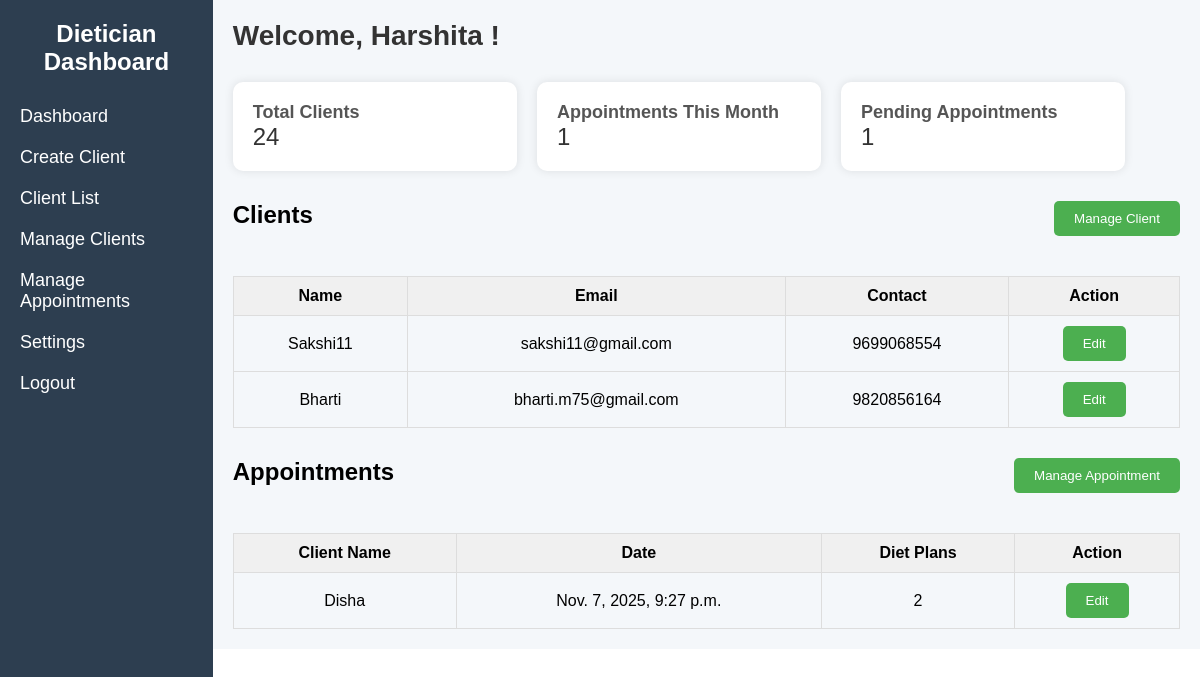
Page /dashboard/ (signed in) on the committed database.
### accounts/models.py (models this page shows, shortened)
class User(AbstractUser):
    ROLE_CHOICES = [
        ('NORMAL', 'Normal User'),
        ('DIETICIAN', 'Dietician'),
        ('MANAGER', 'Manager'),
        ('SENIOR_MANAGER', 'Senior Manager'),
        ('ADMIN', 'Admin'),
    ]
    role = models.CharField(max_length=20, choices=ROLE_CHOICES, default='NORMAL')
    dietician = models.ForeignKey('self', null=True, blank=True, related_name='users', on_delete=models.SET_NULL)
    manager = models.ForeignKey('self', null=True, blank=True, related_name='dieticians', on_delete=models.SET_NULL)
    senior_manager = models.ForeignKey('self', null=True, blank=True, related_name='managers', on_delete=models.SET_NULL)
    def __str__(self):
        return f"{self.username} ({self.get_role_display()})"
    def is_dietician(self):
        return self.role == 'DIETICIAN'
    def is_client(self):
        return self.role == 'NORMAL'

### clients/models.py (models this page shows, shortened)
class ClientDetails(models.Model):
    user = models.OneToOneField(settings.AUTH_USER_MODEL, on_delete=models.CASCADE, related_name='client_profile',blank=True,null=True)
    created_by=models.ForeignKey(settings.AUTH_USER_MODEL, on_delete=models.CASCADE,blank=True,null=True,limit_choices_to={'role': "DIETICIAN"})
    first_name = models.CharField(max_length=100)
    last_name = models.CharField(max_length=100)
    dob = models.DateField(blank=True,null=True)  # Date of Birth
    contact_no = models.CharField(max_length=15,blank=True,null=True)
    email_id = models.EmailField(blank=True,null=True)
    location = models.CharField(max_length=255,blank=True,null=True)
    date_of_creation = models.DateField(auto_now_add=True,blank=True,null=True)  # Automatically set to the current date when the record is created
    notes = models.TextField(blank=True, null=True)
    height = models.FloatField(blank=True,null=True)  # Height in cm (or meters depending on your preference)
    weight = models.FloatField(blank=True,null=True)  # Weight in kg
    medical_condition = models.TextField(blank=True, null=True)
    medications = models.TextField(blank=True, null=True)
    chief_complaints = models.TextField(blank=True, null=True)
    gender = models.CharField(max_length=10, choices=[('Male', 'Male'), ('Female', 'Female'), ('Other', 'Other')])
    client_type = models.CharField(max_length=10, choices=[('KVO', 'KVO'), ('Personal', 'Personal'), ('Other', 'Other')],blank=True)
    DIET_PREFERENCES = [
    ('veg', 'Vegetarian'),
    ('eggetarian', 'Eggetarian'),
    ('nonveg', 'Non-Vegetarian'),
    ('vegan', 'Vegan'),
    ('keto', 'Keto'),
    ('paleo', 'Paleo'),
]
    diet_preference = models.CharField(
        max_length=15,  # ensure it's large enough
        choices=DIET_PREFERENCES,
        default='veg',
        null=True,
        blank=True
    )

### appointments/models.py (models this page shows, shortened)
class Appointment(models.Model):
    FREE = 'free'
    PAID = 'paid'
    APPOINTMENT_TYPE_CHOICES = [
        (FREE, 'Free'),
        (PAID, 'Paid'),
    ]
    datetime = models.DateTimeField(auto_now_add=True)
    appointment_type = models.CharField(
        max_length=10,
        choices=APPOINTMENT_TYPE_CHOICES,
        default=FREE
    )
    notes = models.TextField(blank=True, null=True)
    patient = models.ForeignKey(User, on_delete=models.CASCADE,limit_choices_to={'role': "NORMAL"})
    created_by=models.ForeignKey(User,on_delete=models.CASCADE,blank=True,null=True,related_name='appointments_created',limit_choices_to={'role': "DIETICIAN"})

### dashboard/views.py (the view)
# urls.py: path('', dashboard, name='homepage'),  # URL for the homepage
@role_required('DIETICIAN','ADMIN')
def dashboard(request):
    thirty_days_ago = timezone.now() - timedelta(days=30)
    print((str(request.user.role)))
    user=str(request.user)
    usr=User.objects.filter(username=user)
    print(usr)
    client=ClientDetails.objects.filter(created_by=request.user)
    client_count=len(client)
    appointment=Appointment.objects.filter(created_by=request.user,datetime__gte=thirty_days_ago)
    pending_appointments=get_appointment_single_diet_plan(appointment)
    print("APP",pending_appointments)
    appointment_count=len(appointment)
    dietician_name=request.user.first_name
    return render(request,'dashboard/dashboard.html',{'dietician_name':dietician_name,'client_count':client_count,'appointment_count':appointment_count,'client':client[:2],'appointment':appointment[:2],'pending_appointments':pending_appointments})

### dashboard/views.py (called while the page is built)
def get_appointment_single_diet_plan(app_id:list):
    count_incomplete_diet_plan=0
    for id in app_id:
        appointment_first_diet_plan=DietPlan.objects.filter(appointment=id)
        if len(appointment_first_diet_plan)<=1:
            count_incomplete_diet_plan+=1
    return count_incomplete_diet_plan

### dashboard/templates/dashboard/dashboard.html (shortened to what this page needs)
{% extends 'core/base.html' %}
{% load static %}
{% block extra_css %}
<link rel="stylesheet" href="{% static 'dashboard/css/dashboard.css' %}"/>
{% endblock %}
{% block content %}
<div class="main-content">
    <header>
        <h1>Welcome, {{dietician_name}} !</h1>
    </header>
    <section id="dashboard" class="dashboard">
        <div class="dashboard-stats">
            <div class="stat">
                <h3>Total Clients</h3>
                <p>{{client_count}}</p>
            </div>
            <div class="stat">
                <h3>Appointments This Month</h3>
                <p>{{appointment_count}}</p>
            </div>
            <div class="stat">
                <h3>Pending Appointments</h3>
                <p>{{pending_appointments}}</p>
            </div>
        </div>
    </section>
    <section id="clients" class="clients">
        <div class="entity-header">
        <h2>Clients</h2>
        <button class="btn add-client-btn"><a href="/client/client_list">Manage Client</a></button>
    </div>
        <table class="client-table">
            <thead>
                <tr>
                    <th>Name</th>
                    <th>Email</th>
                    <th>Contact</th>
                    <th>Action</th>
                </tr>
            </thead>
            <tbody>
                 {% for cl in client %}
                <tr>
                    <td>{{cl.first_name}}</td>
                    <td>{{cl.email_id}}</td>
                    <td>{{cl.contact_no}}</td>
                    <td><button class="btn edit-btn"><a href="/client/edit/{{cl.id}}/">Edit</a></button></td>
                </tr>
                {% endfor %}
            </tbody>
        </table>
    </section>
    <section id="appointments" class="appointments">
        <div class="entity-header">
        <h2>Appointments</h2>
        <button class="btn add-appointment-btn"><a href="/appointment/">Manage Appointment</a></button>
    </div>
        <table class="appointment-table">
            <thead>
                <tr>
                    <th>Client Name</th>
                    <th>Date</th>
                    <th>Diet Plans</th>
                    <th>Action</th>
                </tr>
            </thead>
            <tbody>
                 {% for ap in appointment %}
                <tr>
                    <td>{{ap.patient.client_profile.first_name}}</td>
                    <td>{{ap.datetime}}</td>
                    <td>2</td>
                    <td><button class="btn edit-btn"><a href="">Edit</a></button></td>
                    {% endfor %}
                </tr>
            </tbody>
        </table>
    </section>
</div>
{% endblock %}

### core/static/core/css/base.css (style rules this page uses)
* { margin: 0; padding: 0; box-sizing: border-box; }
body { font-family: Arial, sans-serif; display: flex; height: 100vh; }

### dashboard/static/dashboard/css/dashboard.css (style rules this page uses)
.main-content { flex-grow: 1; background-color: #f4f7fa; padding: 20px; overflow-y: auto; }
header { margin-bottom: 20px; }
h1 { font-size: 28px; color: #333; }
.dashboard-stats { display: flex; gap: 20px; }
.stat { background-color: #fff; padding: 20px; border-radius: 10px; box-shadow: 0 0 10px rgba(0, 0, 0, 0.1); width: 30%; }
.stat h3 { font-size: 18px; color: #555; }
.stat p { font-size: 24px; color: #333; }
section { margin-top: 30px; }
table { width: 100%; border-collapse: collapse; margin-top: 20px; }
table th, table td { padding: 10px; text-align: center; border: 1px solid #ddd; }
table th { background-color: #f0f0f0; }
button.btn { padding: 10px 20px; background-color: #4CAF50; color: white; border: none; border-radius: 5px; cursor: pointer; }
.add-client-btn, .add-appointment-btn { margin-bottom: 20px; }
.edit-btn { background-color: #f1c40f; }
.entity-header { display: flex; justify-content: space-between; }
a { text-decoration: none; color: white; }

### rows in the picture
User: first_name "Harshita"
ClientDetails: first_name "Sakshi11", email_id "sakshi11@gmail.com", contact_no "9699068554"
ClientDetails: first_name "Bharti", email_id "bharti.m75@gmail.com", contact_no "9820856164"
Appointment: patient.client_profile.first_name "Disha", datetime "Nov. 7, 2025, 9:27 p.m."

### other values in the picture
{{ client_count }} "24"
{{ appointment_count }} "1"
{{ pending_appointments }} "1"
